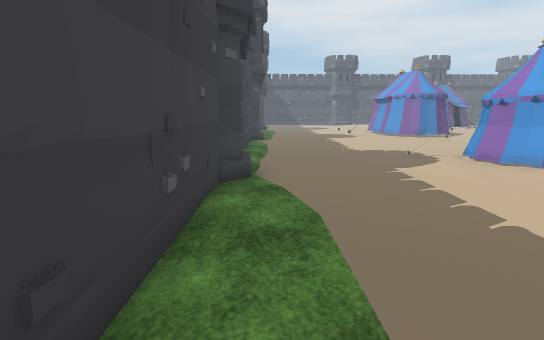
[1] (above)

14 first-person views from a walk through a scene from a Unity 3-D project. The camera is 1.4 m above the floor, tilts 10° down and sees 80° across. Doors are open. The floor is counted in squares, 1 m on a side. Each view is taken from the middle of a square. On the plan, view 1 faces up. The plan holds only what a view shows up to about 15 squares ahead; the rest is blank. The place goes on beyond the plan. The player is left out. Some animated figures are left out. Some surface patterns are stand-ins.

[2]
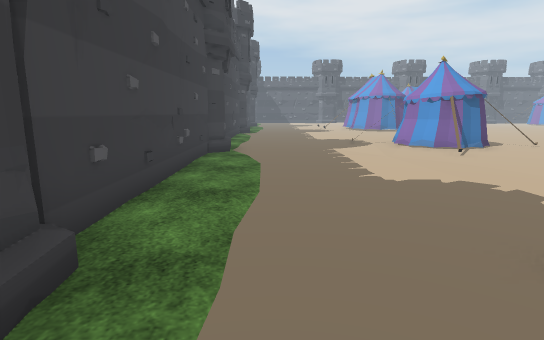

[3]
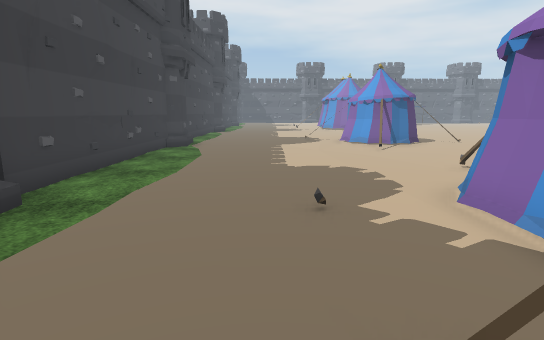

[4]
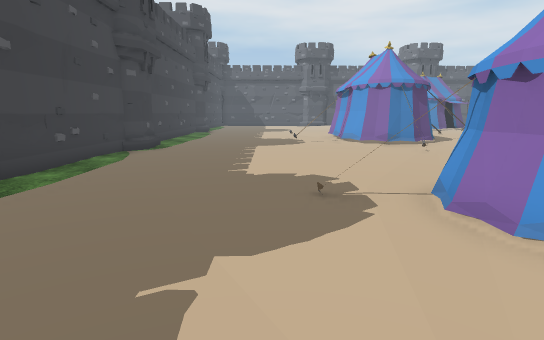

[5]
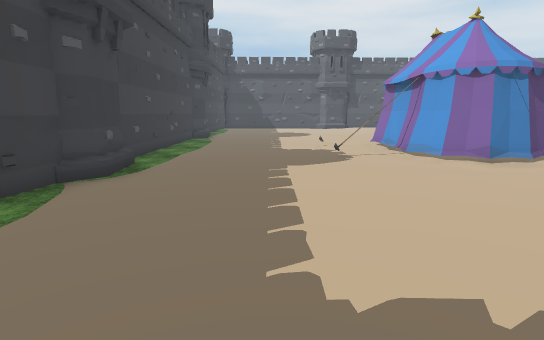

[6]
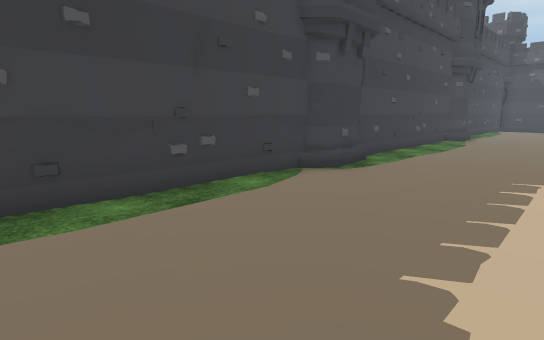

[7]
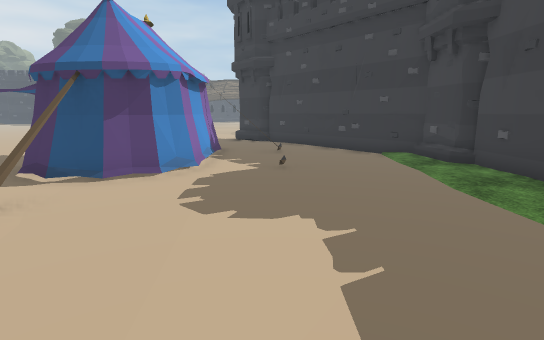

[8]
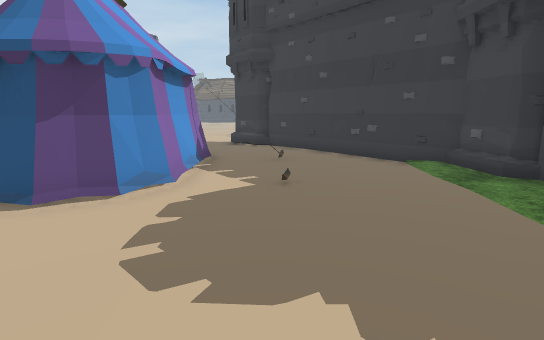

[9]
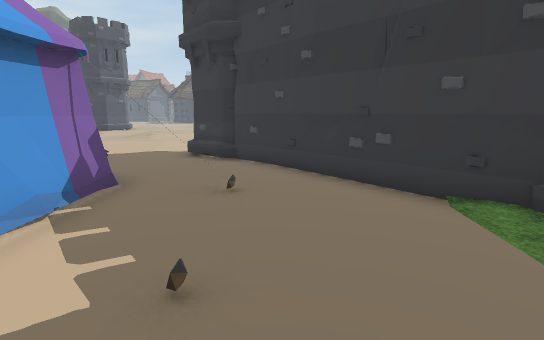

[10]
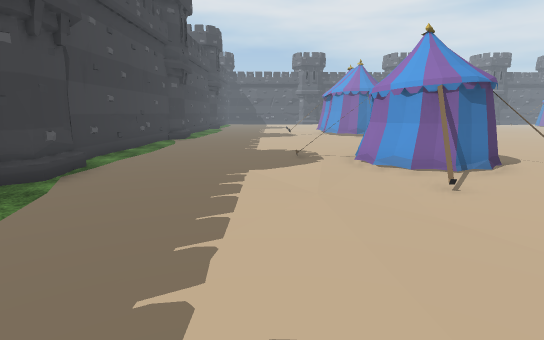

[11]
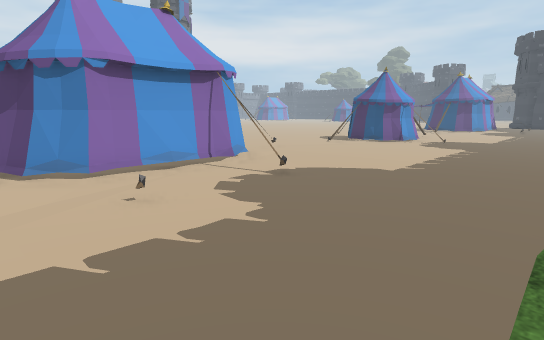

[12]
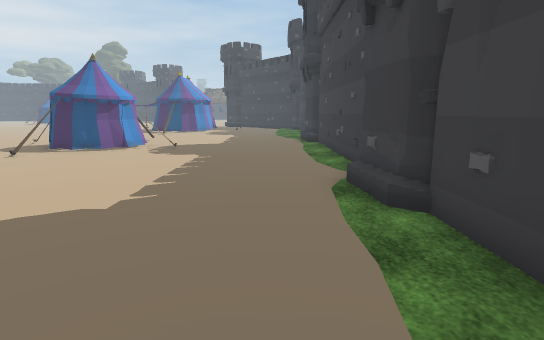

[13]
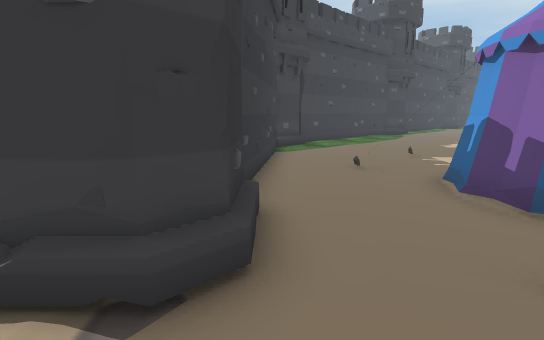

[14]
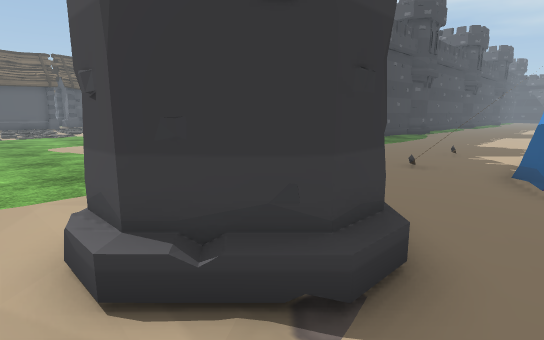

### Floor plan
Key: @ floor where view 1 was taken; # wall or solid block; . main floor; - floor 0.25 m lower than the main floor; / step, stairs or slope; = window, fence, low wall or low ledge.
Columns run from 11 left of view 1 to 8 right of it. Each row starts with its distance up from view 1.
 27           #.....-.
 26           #....-.-.#
 25           #...--..=#
 24           #...--...#
 23           #..--....#
 22           #..--...##
 21           #........#
 20           #........#
 19           #.........
 18           #.........
 17           #.........
 16           #.........
 15           #.........
 14           #.........
 13           #.........
 12           #........#
 11           #..-...###
 10           #...-...##
  9           #...--.-##
  8           #....---=#
  7           #....---=-
  6           #..-------
  5           #.--------
  4           #.--------
  3           #.--------
  2           #.----.--=
  1           #.----..-#
  0           #@---...##
 -1           #.---..##
 -2           #.--...#
 -3           #.--...#
 -4           ##-....#
 -5            ##....##
 -6             ##....##
 -7              ##...-
 -8               #..--
 -9   ...         ##/---
-10 .........      ##/--
-11 .............   #/-.
-12    ...........-##---
-13             ..--- -.

Where each view was taken, in squares from view 1:
view 1: 0 up, 0 right, facing up
view 2: 4 down, 1 right, facing up
view 3: 6 down, 3 right, facing up
view 4: 6 up, 4 right, facing up
view 5: 11 up, 3 right, facing up
view 6: 11 up, 4 right, facing up-left
view 7: 7 up, 4 right, facing down
view 8: 5 up, 4 right, facing down
view 9: 1 up, 3 right, facing down
view 10: 1 up, 4 right, facing up
view 11: 27 up, 0 right, facing down-right
view 12: 24 up, 1 right, facing down
view 13: 12 down, 8 right, facing up-left
view 14: 13 down, 7 right, facing up-left
